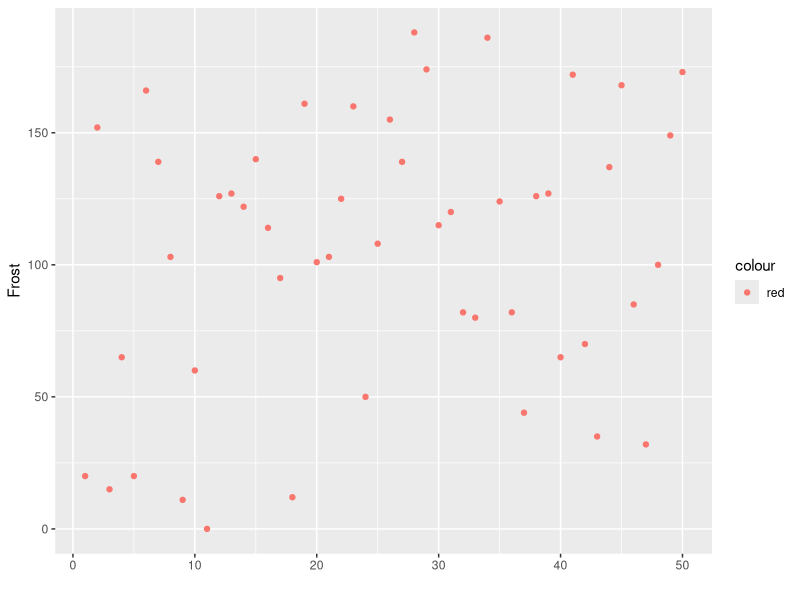
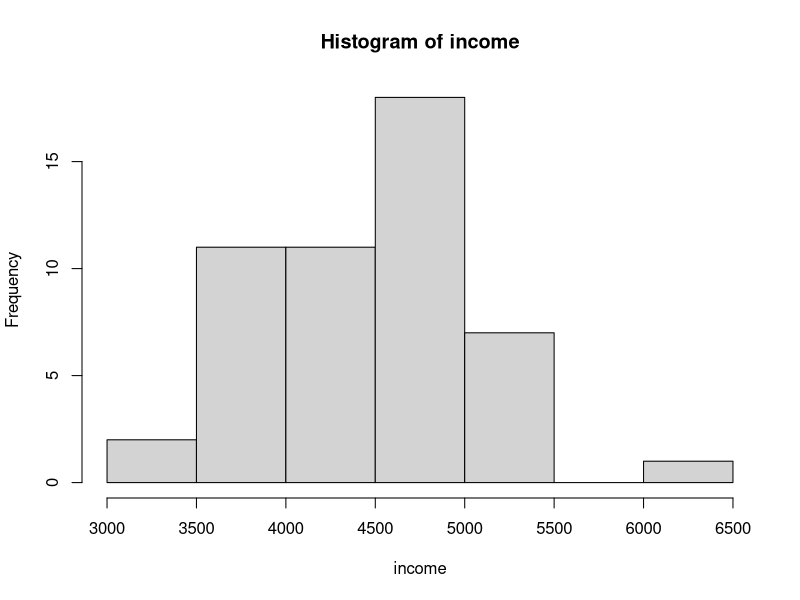

These figures' R source, in order:
# Deal with continuous variables
data <- data.frame(state.x77)
str(data)

library(ggplot2)
#plot Frost variable and check the data points are all over
qplot(y = Frost, data = data, colour = 'red')


# method 1 - create bins and add labels
bins <- cut(data$Frost, 3, include.lowest = TRUE)
bins
bins <- cut(data$Frost, 3, include.lowest = TRUE, labels = c('Low', 'Medium', 'High'))
bins


# method 2 - normalization, Z-score
## I like this z-score tutorial: http://stats.seandolinar.com/calculating-z-scores-with-r/
income <- matrix(data$Income)
hist(income)
income_sd <- sd(income)*sqrt((length(income)-1)/length(income))
income_mean <- mean(income)
get_z <- function(v, my_mean, my_sd) (v-my_mean)/my_sd
apply(income, 1, get_z, income_mean, income_sd)
